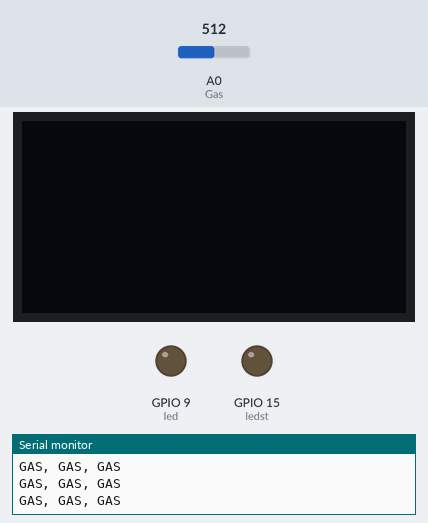
A sketch run on a simulated ESP8266 (NodeMCU). Parts: 128×64 one-colour display, output pins drawn as LEDs (lit = HIGH), the last lines printed to the serial monitor. The test bench sets the inputs (shaded band); at power-on: A0 (Gas) = 512. WiFi joins after 1.5 s; servers stay silent unless stated.

Above: at 4.3 s.
At 16.98 s:
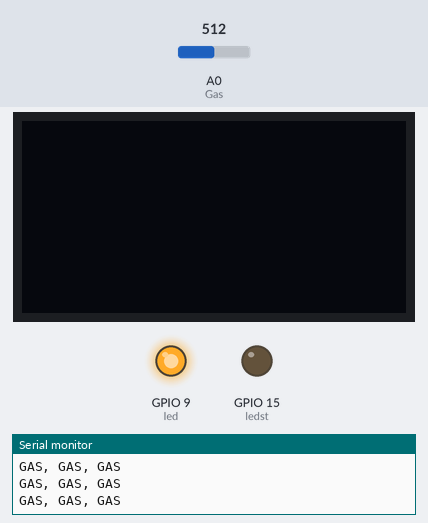
Timing chart, 0 to 21.4 s (numbered marks = the images above):
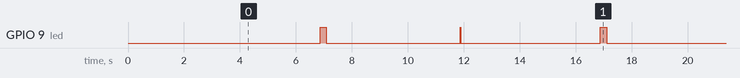

Measured:
- by itself, GPIO 9 (led): moves between LOW and HIGH, repeating every 15.0 s
- by itself, everything shown: repeats every 15.0 s, in 6 steps

The sketch:

E.T.E_GAMMA_02.ino
```cpp
/*
 * codeE.T.E ALFA02 อัพเดท
 *
 * 1จอOLED
 * 2ไฟstatus
 * GPIO0 D3 FLASH
 * GPIO1 TX TXD0
 * GPIO2 D4
 * GPIO3 RX RXD0
 * GPIO4 D2 TXD1
 * GPIO5 D1
 * GPIO6
 * GPIO7
 * GPIO8
 * GPIO9 SDD2
 * GPTO10 SDD3
 * GPIO11
 * GPIO12 D6 HMOSI
 * GPIO13 D7 RXD2 HMISO
 * GPIO14 D5 HSCLK
 * GPIO15 D8
 * GPIO16  USER WAKE
 */
#define BLYNK_PRINT Serial
#include <ESP8266WiFi.h>
#include <BlynkSimpleEsp8266.h>

#define EEPROM_STATE_ADDRESS_1 128
#define EEPROM_STATE_ADDRESS_2 144


int rain = 12;
int Gas = A0;
int measurePin = 10;
int led = 9;

int soil =13;
unsigned int samplingTime = 280;
unsigned int deltaTime = 40;
unsigned int sleepTime = 9680;
 void info1(void);
float voMeasured = 0;
float calcVoltage = 0;
float dustDensity = 0;
 int ldr = 14;


int ledst = 15;
int LED = 0;

#include <SPI.h>
#include <Wire.h>
#include <Adafruit_GFX.h>
#include <Adafruit_SSD1306.h>
static unsigned long time4 = millis();
Adafruit_SSD1306 display(-1);

// Bitmap of MarilynMonroe Image


WidgetLED led1(V1);
WidgetLED led2(V2);
WidgetLED led3(V3);
WidgetLED led4(V4);
WidgetLED led5(V5);
WidgetLED led6(V6);
WidgetLED led7(V7);
WidgetLED led8(V8);
WidgetLED led9(V9);

void gasDetect(void);
char ssid[] = "aisfibre";
char pass[] = "s0897773889";
char auth[] = "Tx07n9HuWYokKZTHhaUVge5P-LRyvyQ-";

  // 'atom', 128x64px
// 'def', 124x64px


void setup()
{

pinMode(led,OUTPUT);
pinMode(ledst,OUTPUT);
pinMode(ldr,INPUT);
  pinMode(rain, INPUT);
  pinMode(Gas, INPUT);
  pinMode(soil, INPUT);

  Blynk.begin(auth, ssid, pass);

  display.begin(SSD1306_SWITCHCAPVCC, 0x3C);
display.begin(SSD1306_SWITCHCAPVCC, 0x3C);

  // Clear the buffer.

}

void loop() {
  info1();
static unsigned long time1 = millis();
  static unsigned long time2 = millis();
    if((millis()-time1)>5000){
    time1 = millis();

        led8.on();

    digitalWrite(led,HIGH);
  }
    else{  if((millis()-time2)>400){
    time2 = millis();

      digitalWrite(led,LOW);
    led8.off();  }
  }
  if (Blynk.connected()) {
     Blynk.run();


   BLYNK_READ(V23);

  gasDetect();


 led5.on();
  }
  else{

    digitalWrite(led,HIGH);
    led5.off();
  }
}


void gasDetect(void) {
  static unsigned long time3 = millis();

      if((millis()-time3)>500){
    time3 = millis();
  if (analogRead(Gas)>100){

       led4.on();

    Serial.println("GAS, GAS, GAS");

  }
  else{
    led4.off();
  }
}
}

    void soilrain(void){
      if((digitalRead(soil)==HIGH&&digitalRead(rain)==HIGH)){
      led7.on();
      led9.off();
      led6.off();

    }
    else if(( digitalRead(soil)==HIGH&&digitalRead(rain)==LOW)){
       led6.on();
       led9.off();
       led7.off();
    }
    else  if((digitalRead(soil)==LOW&&digitalRead(rain)==HIGH)){
      led9.on();
      led6.off();
      led7.off();
    }

    }
   void info1(void){
   static unsigned long time3 = millis();
      if((millis()-time3)>5000){
    time3 = millis();
    Blynk.virtualWrite(V30,Gas);
     Blynk.virtualWrite(V30,ldr,"ldr");
     if (Blynk.connected()) {
     Blynk.virtualWrite(V30,"connected");
}
}
   }

void ldr1(void){


int ldrval = 0;
   static unsigned long time4 = millis();
   if((millis()-time4)>500){
    time4 = millis();
ldrval = analogRead(ldr); // read the value from the LDR
  Serial.println(ldr);      // print the value to the serial port

 Blynk.virtualWrite(V29,ldr);
}

}
```
